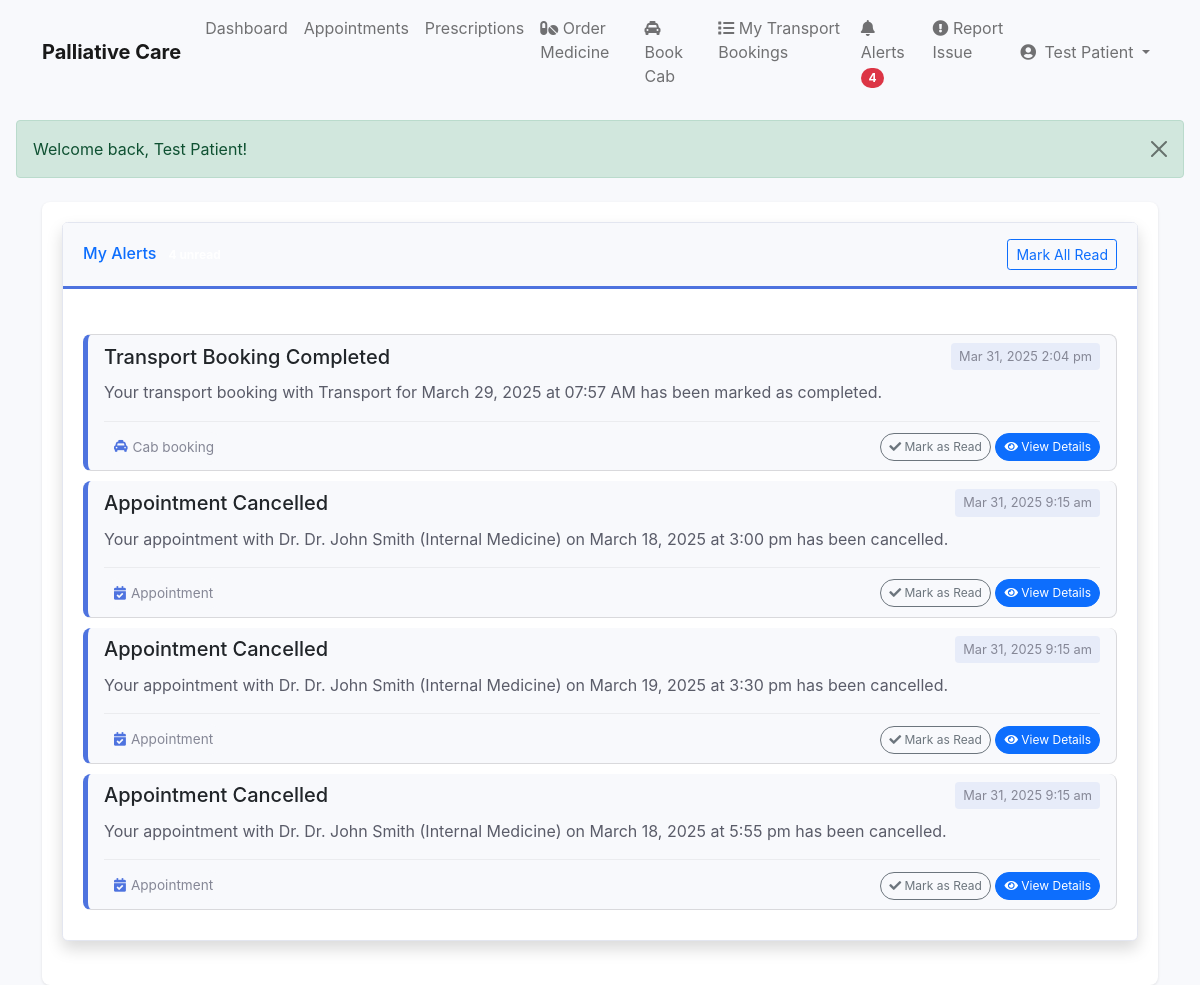
The page /index.php?module=patient&action=alerts (signed in) on the database its author committed.
### tables this page shows
CREATE TABLE IF NOT EXISTS `patient_alerts` (
  `id` int NOT NULL AUTO_INCREMENT,
  `patient_id` int NOT NULL,
  `title` varchar(255) NOT NULL,
  `message` text NOT NULL,
  `alert_type` enum('appointment','medicine_order','cab_booking','prescription','payment','system','patient_issue') NOT NULL DEFAULT 'system',
  `reference_id` int DEFAULT NULL,
  `is_read` tinyint(1) DEFAULT '0',
  `read_at` timestamp NULL DEFAULT NULL,
  `created_at` timestamp NULL DEFAULT CURRENT_TIMESTAMP,
  PRIMARY KEY (`id`),
  KEY `patient_id` (`patient_id`),
  KEY `idx_alert_type_reference` (`alert_type`,`reference_id`)
);

### modules/base_controller.php (called while the page is built, shortened)
<?php
class BaseController {
    public function __construct() {
        require_once __DIR__ . '/../classes/Database.php';
        $this->db = Database::getInstance();
    }
    protected function render($view, $data = []) {
        extract($data);
        $view_file = "modules/" . strtolower(str_replace("Controller", "", get_class($this))) . "/views/{$view}.php";
        include $view_file;
    }
}

### modules/patient/controller.php (called while the page is built, shortened)
<?php
class PatientController extends BaseController {
    protected $patient;
    public function __construct() {
        try {
            $stmt = $this->db->prepare("SELECT * FROM patients WHERE user_id = ?");
            $stmt->execute([$_SESSION['user_id']]);
            $patient = $stmt->fetch(PDO::FETCH_ASSOC);
            $this->patient = $patient;
        } catch (PDOException $e) {
            error_log("Error in PatientController constructor: " . $e->getMessage());
            session_destroy();
            $_SESSION['error'] = "An error occurred. Please try again later.";
            header("Location: " . SITE_URL . "index.php?module=auth&action=login&type=patient");
            exit;
        }
    }
    public function alerts() {
        try {
            $stmt = $this->db->prepare("
                SELECT * FROM patient_alerts
                WHERE patient_id = ?
                ORDER BY created_at DESC
            ");
            $stmt->execute([$this->patient['id']]);
            $alerts = $stmt->fetchAll(PDO::FETCH_ASSOC);
            $stmt = $this->db->prepare("
                SELECT COUNT(*) FROM patient_alerts
                WHERE patient_id = ? AND is_read = 0
            ");
            $stmt->execute([$this->patient['id']]);
            $unread_count = $stmt->fetchColumn();
            $this->render('alerts', [
                'patient' => $this->patient,
                'alerts' => $alerts,
                'unread_count' => $unread_count
            ]);
        } catch (PDOException $e) {
            error_log("Error in alerts: " . $e->getMessage());
            $_SESSION['error'] = "An error occurred while loading your alerts.";
            $this->redirect('index.php?module=patient&action=dashboard');
        }
    }
}

### classes/Database.php (called while the page is built, shortened)
<?php
class Database {
    private static $instance = null;
    private function __construct() {
        try {
            $dsn = "mysql:host=" . DB_HOST . ";dbname=" . DB_NAME . ";charset=utf8mb4";
            $options = [
                PDO::ATTR_ERRMODE => PDO::ERRMODE_EXCEPTION,
                PDO::ATTR_DEFAULT_FETCH_MODE => PDO::FETCH_ASSOC,
                PDO::ATTR_EMULATE_PREPARES => false,
                PDO::MYSQL_ATTR_INIT_COMMAND => "SET NAMES utf8mb4 COLLATE utf8mb4_unicode_ci"
            ];
            $this->connection = new PDO($dsn, DB_USER, DB_PASS, $options);
        } catch (PDOException $e) {
            error_log("Database connection error: " . $e->getMessage());
            throw new Exception("Could not connect to the database. Please try again later.");
        }
    }
    public static function getInstance() {
        if (self::$instance === null) {
            self::$instance = new self();
        }
        return self::$instance->connection;
    }
}

### modules/patient/views/alerts.php (the view, shortened to what this page needs)
<?php
require_once __DIR__ . '/../../../views/includes/header.php';
?>
<div class="container-fluid">
    <div class="row">
        <div class="col-md-12">
            <div class="card shadow mb-4">
                <div class="card-header py-3 d-flex justify-content-between align-items-center patient-header">
                    <h6 class="m-0 font-weight-bold text-primary">
                        My Alerts
                        <?php if ($unread_count > 0): ?>
                            <span class="badge badge-pill badge-danger ml-2"><?= $unread_count ?> unread</span>
                        <?php endif; ?>
                    </h6>
                    <?php if (count($alerts) > 0): ?>
                        <a href="index.php?module=patient&action=mark_all_read" class="btn btn-sm btn-outline-primary">Mark All Read</a>
                    <?php endif; ?>
                </div>
                <div class="card-body">
                    <?php if (count($alerts) > 0): ?>
                        <div class="list-group alert-list">
                            <?php foreach ($alerts as $alert): ?>
                                <div class="list-group-item list-group-item-action <?= $alert['is_read'] ? '' : 'border-left-primary' ?>"
                                     id="alert-<?= $alert['id'] ?>">
                                    <div class="alert-item-header">
                                        <h5 class="<?= $alert['is_read'] ? '' : 'font-weight-bold' ?>"><?= htmlspecialchars($alert['title']) ?></h5>
                                        <span class="alert-timestamp"><?= date('M j, Y g:i a', strtotime($alert['created_at'])) ?></span>
                                    </div>
                                    <p class="alert-message"><?= htmlspecialchars($alert['message']) ?></p>
                                    <div class="alert-footer">
                                        <div class="alert-type">
                                            <?php
                                            $icon = 'info-circle';
                                            switch ($alert['alert_type']) {
                                                case 'appointment':
                                                    $icon = 'calendar-check';
                                                    break;
                                                case 'cab_booking':
                                                    $icon = 'taxi';
                                                    break;
                                            }
                                            ?>
                                            <i class="fas fa-<?= $icon ?>"></i>
                                            <?= ucfirst(str_replace('_', ' ', $alert['alert_type'])) ?>
                                        </div>
                                        <div class="alert-actions">
                                            <?php if (!$alert['is_read']): ?>
                                                <a href="index.php?module=patient&action=mark_alert_read&id=<?= $alert['id'] ?>"
                                                   class="btn btn-sm btn-outline-secondary mark-read-btn"
                                                   data-alert-id="<?= $alert['id'] ?>">
                                                    <i class="fas fa-check"></i> Mark as Read
                                                </a>
                                            <?php endif; ?>
                                            <?php if ($alert['reference_id'] && $alert['alert_type']): ?>
                                                <?php
                                                $link = '#';
                                                switch ($alert['alert_type']) {
                                                    case 'appointment':
                                                        $link = "index.php?module=patient&action=view_appointment&id={$alert['reference_id']}";
                                                        break;
                                                    case 'cab_booking':
                                                        $link = "index.php?module=patient&action=view_cab_booking&id={$alert['reference_id']}";
                                                        break;
                                                }
                                                ?>
                                                <a href="<?= $link ?>" class="btn btn-sm btn-primary ml-2">
                                                    <i class="fas fa-eye"></i> View Details
                                                </a>
                                            <?php endif; ?>
                                        </div>
                                    </div>
                                </div>
                            <?php endforeach; ?>
                        </div>
                    <?php endif; ?>
                </div>
            </div>
        </div>
    </div>
</div>

### assets/css/patient.css (style rules this page uses)
body { background-color: #f8f9fc !important; }
.container-fluid { background-color: #fff; padding: 20px; border-radius: 8px; box-shadow: 0 1px 3px rgba(0, 0, 0, 0.1); }
.patient-header { border-bottom: 3px solid #4e73df; margin-bottom: 25px; }
.alert-list .list-group-item { transition: all 0.3s ease; border-left-width: 5px; margin-bottom: 10px; border-radius: 8px; }
.alert-list .border-left-primary { border-left-color: #4e73df; background-color: #f8f9fc; }
.alert-item-header { display: flex; justify-content: space-between; align-items: center; margin-bottom: 10px; }
.alert-item-header h5 { margin: 0; }
.alert-timestamp { color: #858796; font-size: 0.8rem; background-color: rgba(78, 115, 223, 0.1); padding: 4px 8px; border-radius: 4px; }
.alert-message { margin-bottom: 15px; color: #5a5c69; line-height: 1.6; }
.alert-footer { display: flex; justify-content: space-between; align-items: center; padding-top: 10px; border-top: 1px solid rgba(0,0,0,0.05); }
.alert-type { display: inline-flex; align-items: center; color: #858796; font-size: 0.85rem; background-color: #f8f9fc; padding: 5px 10px; border-radius: 20px; }
.alert-type i { margin-right: 5px; color: #4e73df; }
.alert-actions .btn { padding: 0.25rem 0.5rem; font-size: 0.75rem; border-radius: 20px; }
.alert-list .border-left-primary { animation: pulse 2s infinite; }

### views/includes/header.php (style rules this page uses)
.card { transition: transform 0.2s; }

### rows shown on the page
patient_alerts: title "Transport Booking Completed", created_at "Mar 31, 2025 2:04 pm", message "Your transport booking with Transport for March 29, 2025 at 07:57 AM has been marked as completed.", alert_type "Cab booking"
patient_alerts: title "Appointment Cancelled", created_at "Mar 31, 2025 9:15 am", message "Your appointment with Dr. Dr. John Smith (Internal Medicine) on March 18, 2025 at 3:00 pm has been cancelled.", alert_type "Appointment"
patient_alerts: title "Appointment Cancelled", created_at "Mar 31, 2025 9:15 am", message "Your appointment with Dr. Dr. John Smith (Internal Medicine) on March 19, 2025 at 3:30 pm has been cancelled.", alert_type "Appointment"
patient_alerts: title "Appointment Cancelled", created_at "Mar 31, 2025 9:15 am", message "Your appointment with Dr. Dr. John Smith (Internal Medicine) on March 18, 2025 at 5:55 pm has been cancelled.", alert_type "Appointment"

### other values the page prints
$unread_count "4"
$_SESSION['name'] "Test Patient"
$_SESSION['success'] "Welcome back, Test Patient!"
